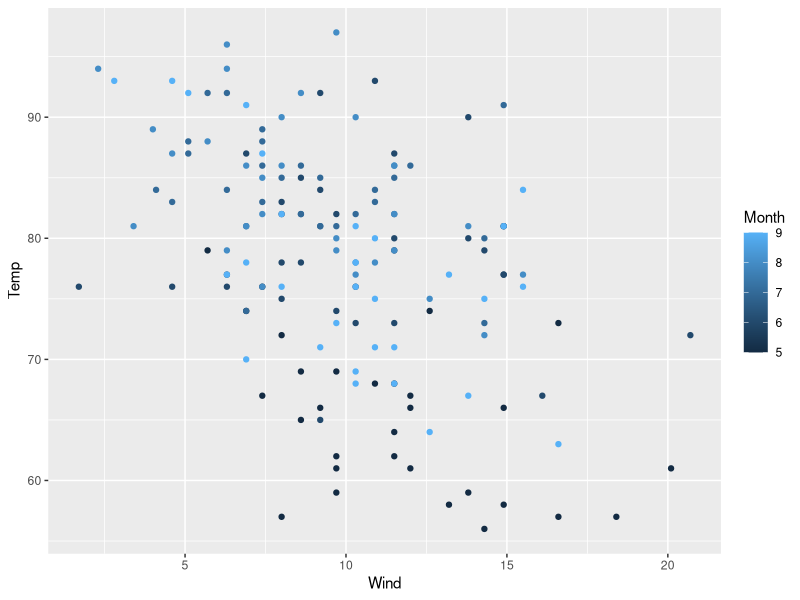
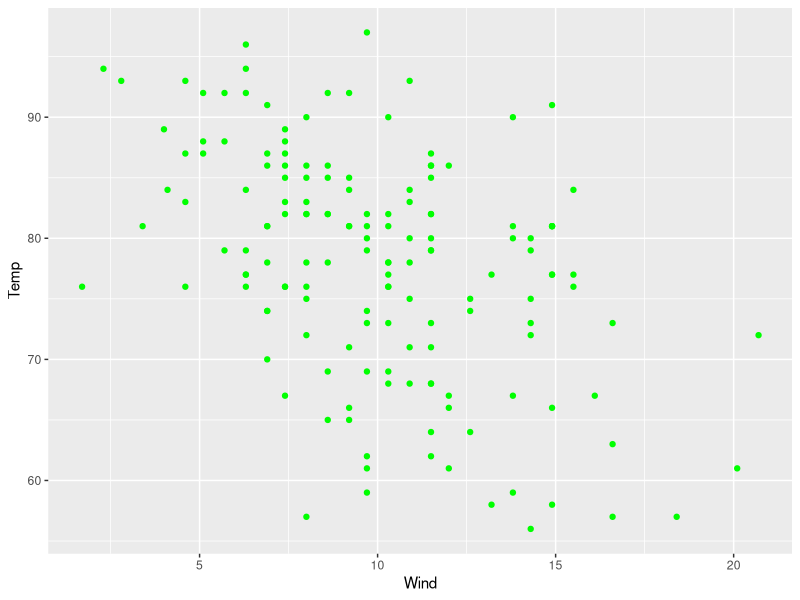

The R source for these figures, in order: (Note: this script raises an error after producing the figures.)
# ggplot2绘图系统（ggplot2 Plotting System）

# 在console安装ggplot2包 install.packages("ggplot2")
# 加载ggplot2
library(ggplot2)

# -------------------------------------------------------------------------------------------- #
# qplot()
# qplot(x, y, data, color ＝ 每个颜色代表一个月份)
qplot(Wind, Temp, data = airquality, color = Month)
# 点的固定颜色设置为绿色
qplot(Wind, Temp, data = airquality, color = I("Green"))
# 不同的月份用不同的形状表示
qplot(Wind, Temp, data = airquality, shape = Month)
# 不同的月份用不同的大小表示
qplot(Wind, Temp, data = airquality, size = Month)
# 设置x轴、y轴的label，图表的标题
qplot(Wind, Temp, data = airquality, color = Month, xlab = "Wind (mph)", ylab = "Temp (ºF)", main = "Wind VS Temp")

# 只传入x轴的数据，默认返回一个柱状图
qplot(Wind, data = airquality)
# 不同的颜色表示每月的风度
qplot(Wind, data = airquality, fill = Month)
# 绘制出频率分布的轮廓线（密度函数）
qplot(Wind, data = airquality, geom = "density", color = Month)
# 只传入y轴的数据，也是返回一个散点图
# 但是x轴表示的是数据出现的顺序
qplot(y = Wind, data = airquality)

# geom
# smooth返回一条回归线(使用默认的回归方法)，执行区间
qplot(Wind, Temp, data = airquality, color = Month, geom = c("point", "smooth"))

# facets
# 根据Month，绘制1行5列的图表
qplot(Wind, Temp, data = airquality, facets = .~ Month)
# 根据Month，绘制5行1列的图表
qplot(Wind, Temp, data = airquality, facets = Month ~.)

# -------------------------------------------------------------------------------------------- #
# ggplot()
# ggplot(data, aes(x, y))
ggplot(airquality, aes(Wind, Temp))

# 必须设置三个基本层：数据层，美学层，几何课题层
# 才会绘制
ggplot(airquality, aes(Wind, Temp)) + 
  geom_point(color = "steelBlue", alpha = 0.4, size = 2)
# 更具某一分类变量设置颜色
# 需要在美学层aes()中设置
ggplot(airquality, aes(Wind, Temp)) + 
  geom_point(aes(color = factor(Month)), alpha = 0.4, size = 2)
# or
ggplot(airquality, aes(Wind, Temp, color = factor(Month))) + 
  geom_point(alpha = 0.4, size = 2)

# 添加统计信息层
# 两者效果一致
ggplot(airquality, aes(Wind, Temp)) + geom_point() + geom_smooth()
# 指定回归统计方法为lm，se = FALSE 关闭执行区间
ggplot(airquality, aes(Wind, Temp, color = factor(Month))) + 
  stat_smooth(method = "lm", se = FALSE)
# group = 1 所有数据拟合
ggplot(airquality, aes(Wind, Temp, color = factor(Month), group = 1)) + 
  geom_point() + 
  stat_smooth(method = "lm", se = FALSE)
# 在stat_smooth()中添加group
ggplot(airquality, aes(Wind, Temp, color = factor(Month))) + 
  geom_point() + 
  stat_smooth(method = "lm", se = FALSE, aes(group = 1))
# 好处是可以在此基础上再添加一层统计各月份的统计层
ggplot(airquality, aes(Wind, Temp, color = factor(Month))) + 
  geom_point() + 
  stat_smooth(method = "lm", se = FALSE, aes(group = 1)) + 
  stat_smooth(method = "lm", se = FALSE)

# 自定义不同颜色代表的月份
library(RColorBrewer)
# 查看所有的调色板
display.brewer.all()
# 从名为“Spectral”的调色板中
# 获取5种颜色，分别对应5个月份
# black对应统计所有月份的回归线的颜色
myColors <- c(brewer.pal(5, "Spectral"), "black")
# 自定义颜色函数
# color = "All"，设置图表标志（All等于黑色的线，代表所有月份的统计回归线）
# scale_color_manual()，自定义颜色函数 
ggplot(airquality, aes(Wind, Temp, color = factor(Month))) + 
  geom_point() + 
  stat_smooth(method = "lm", se = FALSE, aes(group = 1, color = "All")) + 
  stat_smooth(method = "lm", se = FALSE) +
  scale_color_manual("Month", values = myColors)

# 不同月份显示在不同的面板中
ggplot(airquality, aes(Wind, Temp, color = factor(Month))) + 
  geom_point() + 
  stat_smooth(method = "lm", se = FALSE) +
  scale_color_manual("Month", values = myColors) +
  facet_grid(.~ Month)

# 改变主题
ggplot(airquality, aes(Wind, Temp, color = factor(Month))) + 
  geom_point() + 
  stat_smooth(method = "lm", se = FALSE) +
  scale_color_manual("Month", values = myColors) +
  facet_grid(.~ Month) +
  theme_dark()







